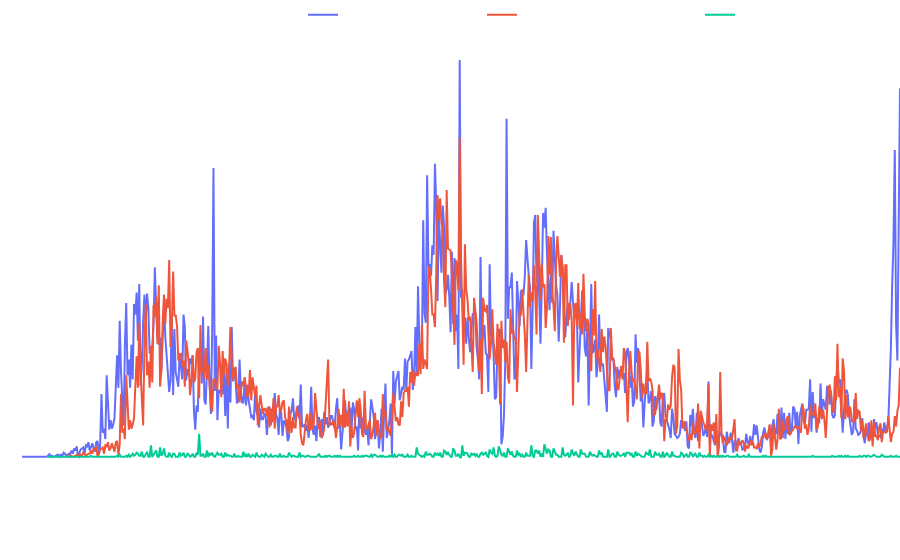
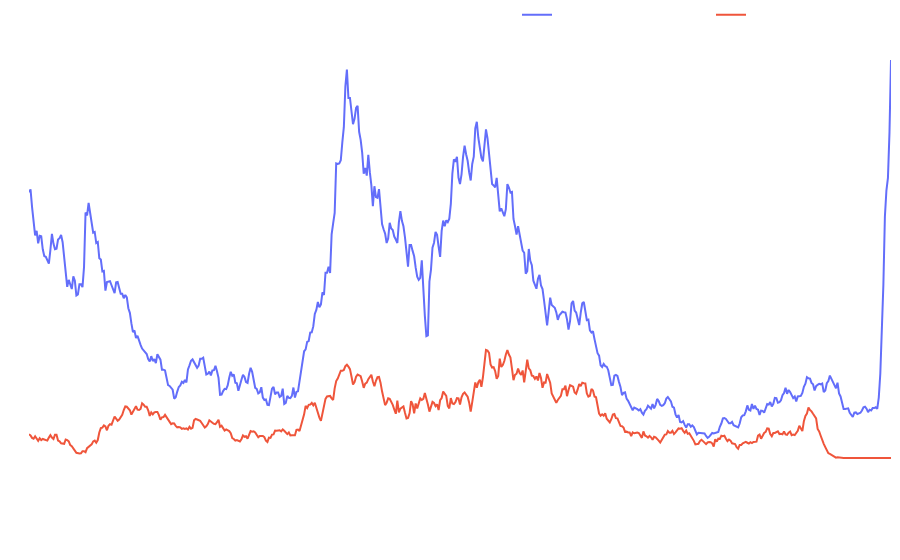
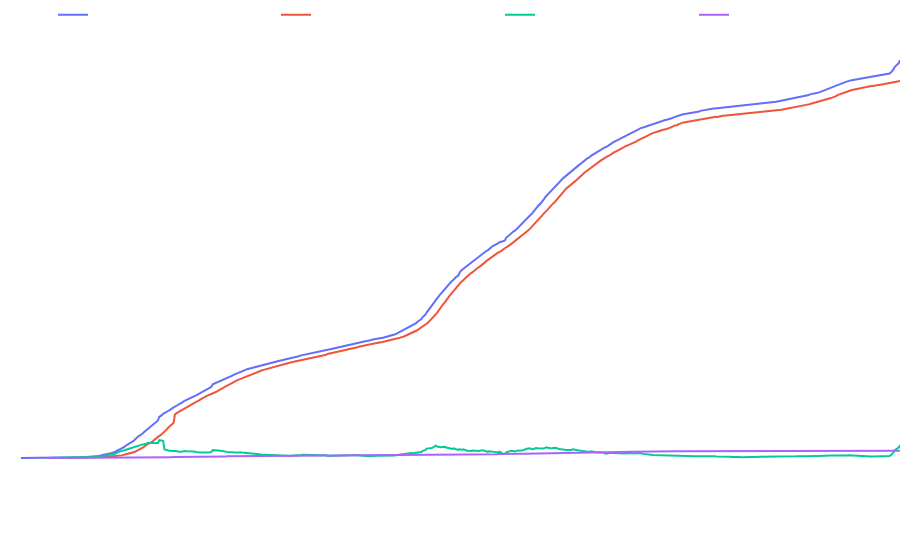
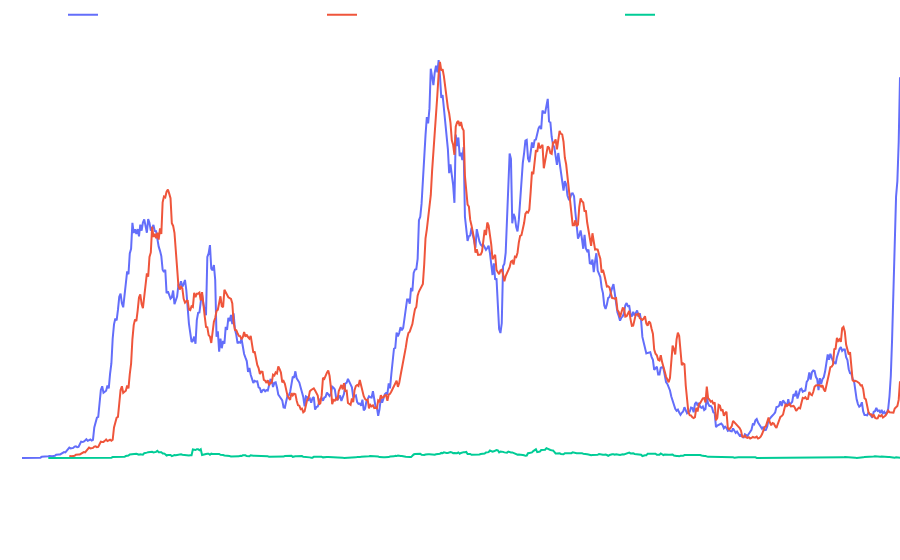

These figures' notebook cell, in order:
### Markdown cell above
### Automatizando salida de gráficos

A continuación, se desarrolla un código que recorre cada uno de los archivos .CSV que generamos en el primer notebook, del cual, realiza una "especie" de resumen de los estadísticos, visualiza los datos en un gráfico en Plot.ly y culmina con información adicional sobre:

- Descarga de los datos (solo funciona al presionar desde el libro publicado, no desde el notebook).

- La fecha de inicio y fin del gráfico.

### Code cell
capture reportediario
x = 0
### Título y otras cosas
display(Markdown('<h2 style="font-size:60px;">REPORTE DIARIO</h2>'))
display(Markdown('<h3 style="font-size:20px;">Región de Tarapacá, {}</h3>'.format(data[0].last_valid_index().strftime('%d de %B de %Y'))))

### Recorremos el vector que almacena los DataFrames, uno a uno
for dataframe in data:
    
    ### Para guardar el número del gráfico (un poco ordinario el método, lo sé)
    
    x += 1
    
    ### Definimos una nueva figura
    
    fig = go.Figure(layout=layout)
    
    ### Algunos datos y título
    
    display(Markdown('<h3> Gráfico {}</h3>'.format(x)))
    display(Markdown('El gráfico contiene las siguientes <b>columnas</b>: '))
    
    ### Recorremos cada una de las columnas del DataFrame anterior
    
    for col in dataframe.columns:
        
        ### Vector de fechas desde primer y último dato válido por cada columna
        
        index = dataframe[col].first_valid_index()
        index_ = dataframe[col].last_valid_index()
            
        ### DataFrame según filtro de primer dato válido
        
        _df = dataframe[index:]
            
        ### Índice de DataFrame según filtro anterior
            
        fecha = dataframe[index:].index
    
        ### Columna específica
        
        _col = dataframe[index:][col]
        
        ### Añadimos un trazado por cada columna, conectamos los valores para no tener discontinuidad y
        ### suavizamos por interpolación spline
        
        fig.add_trace(go.Scatter(x=_df.index.strftime('%d %b %Y'),
                                 y=_col,
                    mode='lines',
                    name=col,
                    connectgaps=True,
                    line_shape='linear',
                    hovertemplate =
                    '<b>{}</b>: '.format(col) + '%{y:.2f}'+'<br><b>Fecha</b>: %{x}<br>' + "<extra></extra>"))
        
        ### Para colocar en 35° las etiquetas del eje X, con el número de etiquetas proporcional al número de meses
        ### desde el primer dato válido
        
        fig.update_layout(xaxis = go.layout.XAxis(tickangle = 90,
                                                  nticks=len(_df.index.month.unique())))
        ### Más datos
        display(Markdown(' - <b>{}</b>.'.format(col)))
        display(Markdown("""El mayor valor es de <b>{}</b>, registrado el <b>{}</b>. 
        Asimismo, la mediana es de <b>{}</b>.
        Respecto a la dispersión de los datos, la desviación estándar es del <b>{}</b>. """
                         .format(dataframe[col].max(), dataframe[dataframe[col] == dataframe[col].max()].index[0].strftime('%d de %B de %Y'),
                                 round(dataframe[col].median(), 2), round(dataframe[col].std(), 2))))
        display(Markdown('> El valor en base al último reporte diario o epidemiológico ({}) es de <b>{}</b>.'.format(dataframe[index_:].index[0].strftime('%d de %B de %Y'), dataframe[col][index_])))
    
    ### Mostramos la figura procesada en el ciclo anterior y otros datos. Añadimos espaciado
    display(Markdown('<h4>Visualización del gráfico {}</h4> <br> El gráfico, visualizado en <a href="https://plotly.com/python/">Plot.ly</a>: <br>'.format(x)))
    fig.show(config=config)
    
    display(Markdown("""> <b>Notas</b>: 
    <br> - El gráfico <b>inicia en el {}</b> y <b>termina el {}</b> en base a los datos disponibles.
    <br> - Para aislar una curva, presionar en el nombre o color en la leyenda. 
    <br> - Para remover una curva, seguir instrucción anterior, con la diferencia de presionar dos veces.""".format(\
                    _df.index[0].strftime('%d de %B de %Y'),
                    dataframe[index_:].index[0].strftime('%d de %B de %Y'))))
    display(Markdown('<h4>Información adicional sobre el gráfico {}</h4> <br>'.format(x)))
    display(Markdown(
    """El <b>gráfico {}</b> utilizó los datos procesados en <a href="https://raw.githubusercontent.com/pandemiaventana/pandemiaventana/main/out/site/csv/data{}.csv">data{}.csv</a>.
    La tabla de datos resumida:""".format(x, x, x, x)))
    display(dataframe)

### Figure 1 — Plotly figure (JSON) as saved in the notebook; plotly's stock layout.template omitted (floating-point values rounded to 4 significant figures; data arrays with more than 128 entries replaced by an {"elided": "..."} marker saying what was removed)
{"data": [{"connectgaps": true, "hovertemplate": "<b>Casos nuevos históricos</b>: %{y:.2f}<br><b>Fecha</b>: %{x}<br><extra></extra>", "line": {"shape": "linear"}, "mode": "lines", "name": "Casos nuevos históricos", "type": "scatter", "x": {"elided": "675 str values"}, "y": {"elided": "675 int values"}}, {"connectgaps": true, "hovertemplate": "<b>Recuperados nuevos históricos</b>: %{y:.2f}<br><b>Fecha</b>: %{x}<br><extra></extra>", "line": {"shape": "linear"}, "mode": "lines", "name": "Recuperados nuevos históricos", "type": "scatter", "x": {"elided": "639 str values"}, "y": {"elided": "639 int values"}}, {"connectgaps": true, "hovertemplate": "<b>Fallecidos nuevos históricos</b>: %{y:.2f}<br><b>Fecha</b>: %{x}<br><extra></extra>", "line": {"shape": "linear"}, "mode": "lines", "name": "Fallecidos nuevos históricos", "type": "scatter", "x": {"elided": "655 str values"}, "y": {"elided": "655 int values"}}], "layout": {"autosize": true, "dragmode": false, "font": {"color": "white"}, "legend": {"itemclick": "toggleothers", "itemdoubleclick": "toggle", "orientation": "h", "x": 1, "xanchor": "right", "y": 1.02, "yanchor": "bottom"}, "margin": {"autoexpand": true, "l": 0, "r": 0, "t": 0}, "paper_bgcolor": "rgba(0,0,0,0)", "plot_bgcolor": "rgba(0,0,0,0)", "showlegend": true, "xaxis": {"nticks": 12, "tickangle": 90}, "yaxis": {"showgrid": true, "showticklabels": true}}}

### Figure 2 — Plotly figure (JSON) as saved in the notebook; plotly's stock layout.template omitted (floating-point values rounded to 4 significant figures; data arrays with more than 128 entries replaced by an {"elided": "..."} marker saying what was removed)
{"data": [{"connectgaps": true, "hovertemplate": "<b>Casos activos confirmados</b>: %{y:.2f}<br><b>Fecha</b>: %{x}<br><extra></extra>", "line": {"shape": "linear"}, "mode": "lines", "name": "Casos activos confirmados", "type": "scatter", "x": {"elided": "565 str values"}, "y": {"elided": "565 int values"}}, {"connectgaps": true, "hovertemplate": "<b>Casos activos probables</b>: %{y:.2f}<br><b>Fecha</b>: %{x}<br><extra></extra>", "line": {"shape": "linear"}, "mode": "lines", "name": "Casos activos probables", "type": "scatter", "x": {"elided": "565 str values"}, "y": {"elided": "565 int values"}}], "layout": {"autosize": true, "dragmode": false, "font": {"color": "white"}, "legend": {"itemclick": "toggleothers", "itemdoubleclick": "toggle", "orientation": "h", "x": 1, "xanchor": "right", "y": 1.02, "yanchor": "bottom"}, "margin": {"autoexpand": true, "l": 0, "r": 0, "t": 0}, "paper_bgcolor": "rgba(0,0,0,0)", "plot_bgcolor": "rgba(0,0,0,0)", "showlegend": true, "xaxis": {"nticks": 12, "tickangle": 90}, "yaxis": {"showgrid": true, "showticklabels": true}}}

### Figure 3 — Plotly figure (JSON) as saved in the notebook; plotly's stock layout.template omitted (floating-point values rounded to 4 significant figures; data arrays with more than 128 entries replaced by an {"elided": "..."} marker saying what was removed)
{"data": [{"connectgaps": true, "hovertemplate": "<b>Casos confirmados acumulados</b>: %{y:.2f}<br><b>Fecha</b>: %{x}<br><extra></extra>", "line": {"shape": "linear"}, "mode": "lines", "name": "Casos confirmados acumulados", "type": "scatter", "x": {"elided": "675 str values"}, "y": {"elided": "675 int values"}}, {"connectgaps": true, "hovertemplate": "<b>Casos recuperados acumulados</b>: %{y:.2f}<br><b>Fecha</b>: %{x}<br><extra></extra>", "line": {"shape": "linear"}, "mode": "lines", "name": "Casos recuperados acumulados", "type": "scatter", "x": {"elided": "640 str values"}, "y": {"elided": "640 int values"}}, {"connectgaps": true, "hovertemplate": "<b>Casos activos confirmados</b>: %{y:.2f}<br><b>Fecha</b>: %{x}<br><extra></extra>", "line": {"shape": "linear"}, "mode": "lines", "name": "Casos activos confirmados", "type": "scatter", "x": {"elided": "655 str values"}, "y": {"elided": "655 int values"}}, {"connectgaps": true, "hovertemplate": "<b>Casos fallecidos acumulados</b>: %{y:.2f}<br><b>Fecha</b>: %{x}<br><extra></extra>", "line": {"shape": "linear"}, "mode": "lines", "name": "Casos fallecidos acumulados", "type": "scatter", "x": {"elided": "656 str values"}, "y": {"elided": "656 int values"}}], "layout": {"autosize": true, "dragmode": false, "font": {"color": "white"}, "legend": {"itemclick": "toggleothers", "itemdoubleclick": "toggle", "orientation": "h", "x": 1, "xanchor": "right", "y": 1.02, "yanchor": "bottom"}, "margin": {"autoexpand": true, "l": 0, "r": 0, "t": 0}, "paper_bgcolor": "rgba(0,0,0,0)", "plot_bgcolor": "rgba(0,0,0,0)", "showlegend": true, "xaxis": {"nticks": 12, "tickangle": 90}, "yaxis": {"showgrid": true, "showticklabels": true}}}

### Figure 4 — Plotly figure (JSON) as saved in the notebook; plotly's stock layout.template omitted (floating-point values rounded to 4 significant figures; data arrays with more than 128 entries replaced by an {"elided": "..."} marker saying what was removed)
{"data": [{"connectgaps": true, "hovertemplate": "<b>Media móvil semanal de casos nuevos</b>: %{y:.2f}<br><b>Fecha</b>: %{x}<br><extra></extra>", "line": {"shape": "linear"}, "mode": "lines", "name": "Media móvil semanal de casos nuevos", "type": "scatter", "x": {"elided": "669 str values"}, "y": {"elided": "669 float values"}}, {"connectgaps": true, "hovertemplate": "<b>Media móvil semanal de recuperados nuevos</b>: %{y:.2f}<br><b>Fecha</b>: %{x}<br><extra></extra>", "line": {"shape": "linear"}, "mode": "lines", "name": "Media móvil semanal de recuperados nuevos", "type": "scatter", "x": {"elided": "633 str values"}, "y": {"elided": "633 float values"}}, {"connectgaps": true, "hovertemplate": "<b>Media móvil semanal de fallecidos nuevos</b>: %{y:.2f}<br><b>Fecha</b>: %{x}<br><extra></extra>", "line": {"shape": "linear"}, "mode": "lines", "name": "Media móvil semanal de fallecidos nuevos", "type": "scatter", "x": {"elided": "649 str values"}, "y": {"elided": "649 float values"}}], "layout": {"autosize": true, "dragmode": false, "font": {"color": "white"}, "legend": {"itemclick": "toggleothers", "itemdoubleclick": "toggle", "orientation": "h", "x": 1, "xanchor": "right", "y": 1.02, "yanchor": "bottom"}, "margin": {"autoexpand": true, "l": 0, "r": 0, "t": 0}, "paper_bgcolor": "rgba(0,0,0,0)", "plot_bgcolor": "rgba(0,0,0,0)", "showlegend": true, "xaxis": {"nticks": 12, "tickangle": 90}, "yaxis": {"showgrid": true, "showticklabels": true}}}
